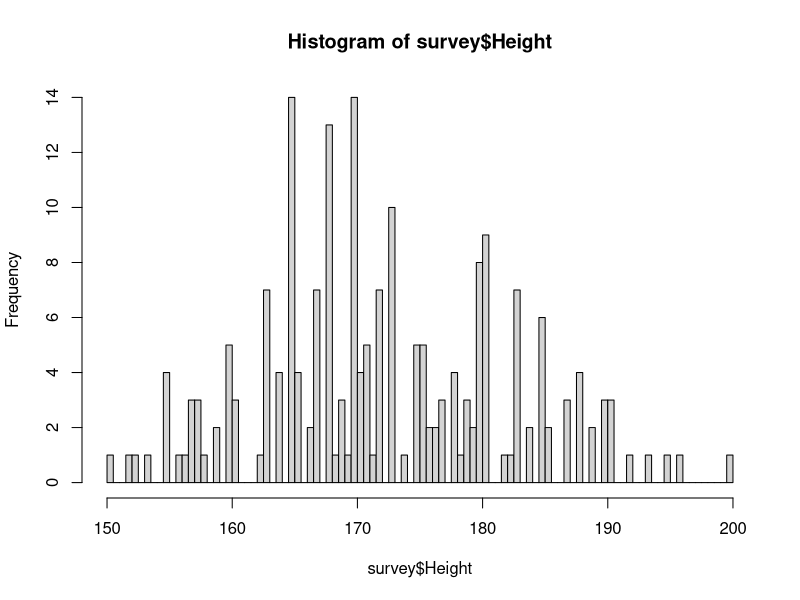
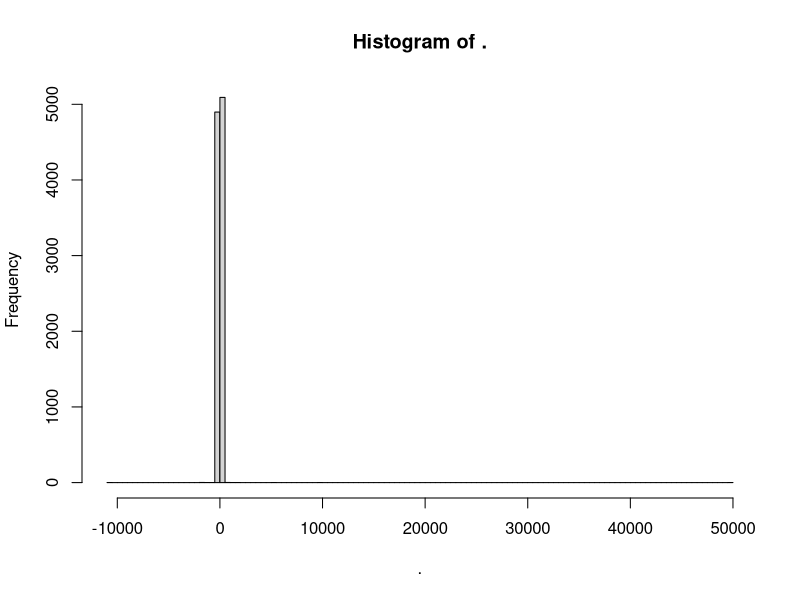
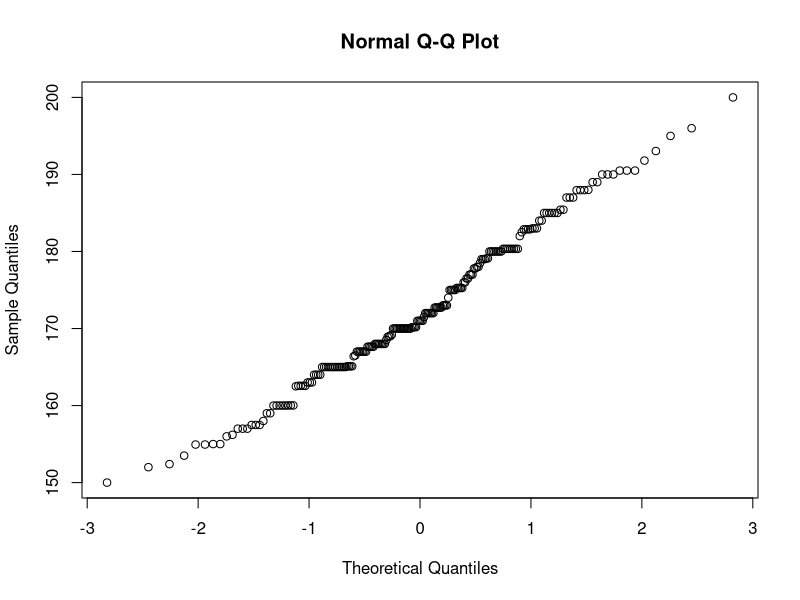
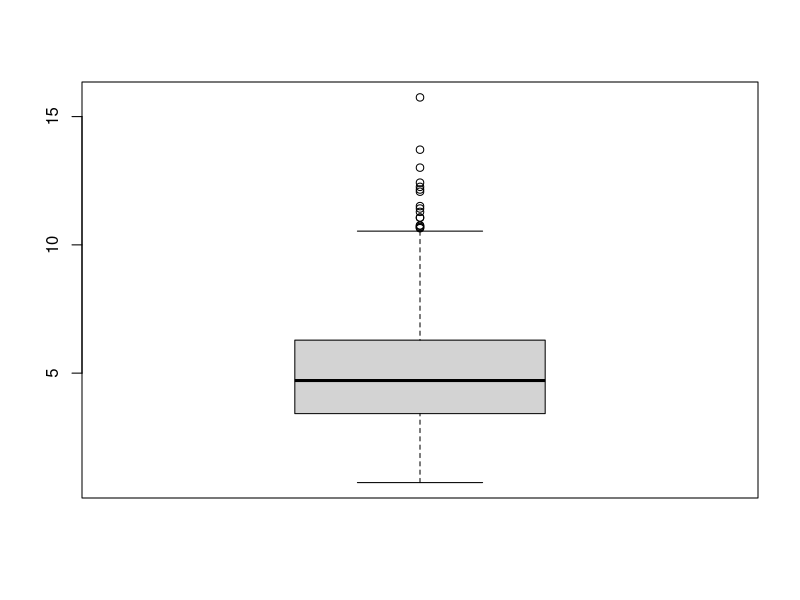
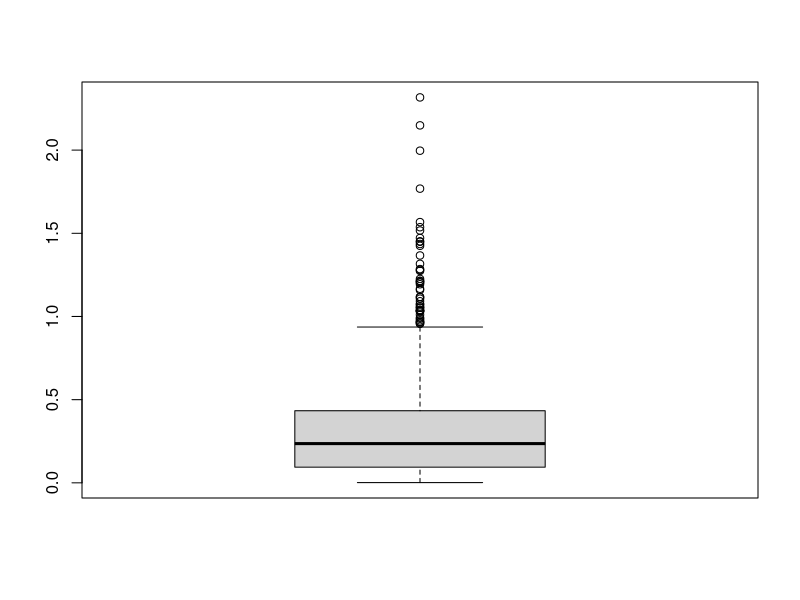
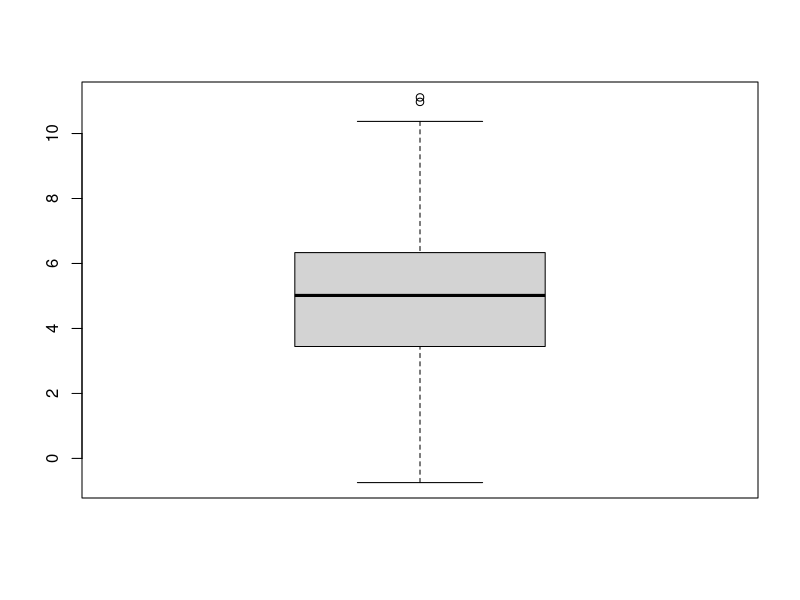
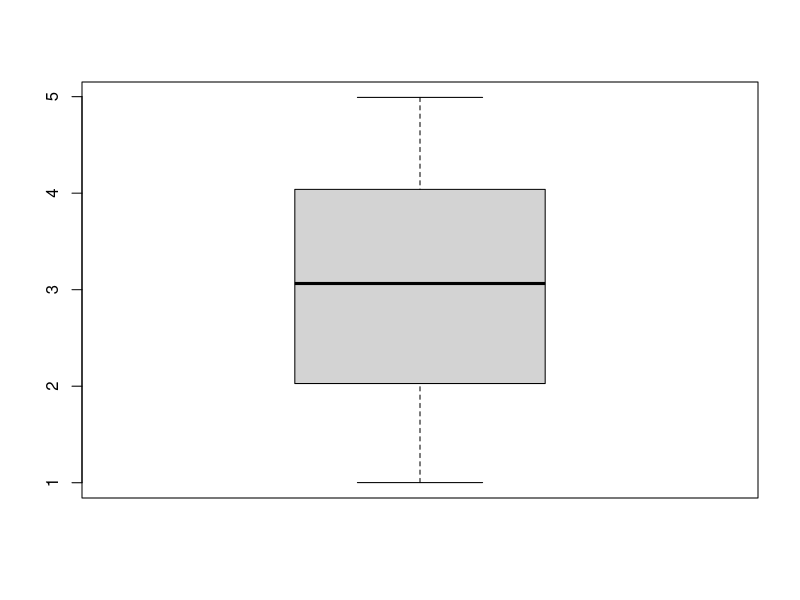
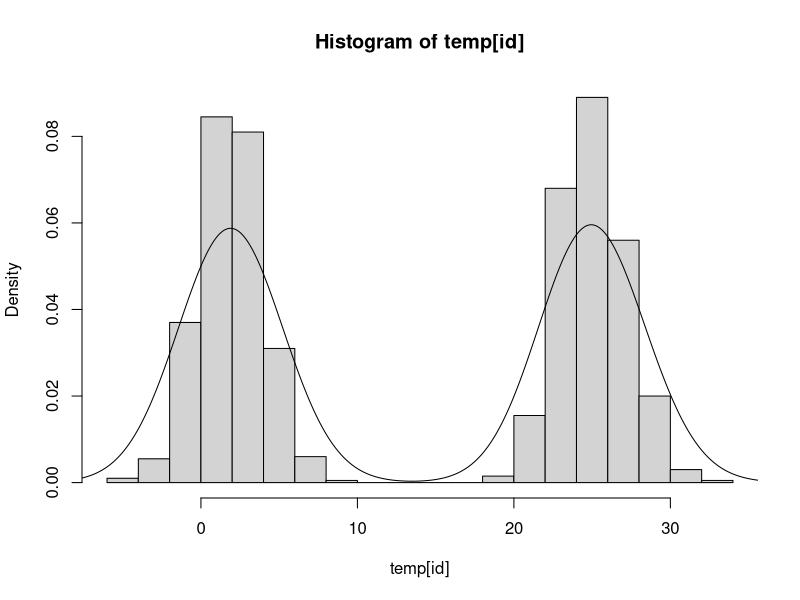

Write the R code that produced these figures, in order.
install.packages("tidyverse")

library(MASS)
library(magrittr)
library(dplyr)

#когато работим с непресъснати случайни величини ни се налага да ползваме хистограма
#понеже при непрекъснатите величини се приемат стойности върху реалната права и може
#те да са всякакви. При хистограма стойностите са интервали и се показва тяхната честота

hist(survey$Height, breaks = 100)

rcauchy(10000) %>% hist(breaks = 100)

# qqnorm() се използва да видим дали нещо е нормално разпределено
# нормално разпределено е когато графиката е права линия

#свойства на нормално разпределение
#1.Симетрична графика
#2.Няма тежка опашка
qqnorm(survey$Height)


#1зад.Генерирайте 100 случайни наблюдения на X. Постройте боксплот и хистограма,
#добавете емпирична и теоритична плътност, ако

# а) Х е нормално разпределенео (5,2) първото число е средната стойност, второто е станд отклонение
# б) експоденциално 
# в) нормално
# г) равномерно

N <- 1000

# a)
rgamma(N, 5, 1) %>% boxplot()

# b)
rexp(N, rate = 3) %>% boxplot()

# v)
rnorm(N, mean = 5, sd = 2) %>% boxplot()

# g)
runif(N, min = 1, max = 5) %>% boxplot()

# d) смесено разпределение

# tepm ни е таблица със стойностите от двете разпределения, тя има две колони

#това ни отговаря за номера на колоната, съотв първо и второ разпределение
idx <- sample(1:2, N, replace = TRUE)


temp <- cbind(rnorm(N, 2, 2), rnorm(N, 25, 2))

#това са индексите на всички стойности от двете разпределения
id <- cbind(1:N, idx)

hist(temp[id], probability = T, breaks = 20)
lines(density(temp[id]))

#2зад

#n - брой сл. в
#k - брой стойности, които ни дава всяко разпределение
# fn - distribution function and ... is her arguments

xsim <- function(n, k, fn, ...){
  
  #вектор пълен с нули. В него се събират стойностите поиндексно на всяко разпределение
  s <- rep(0, k)
  for (i in 1:n) {
    s <- s + fn(k, ... )
  }
  #връща се вектор със сумата поиндексно на всички разпределения
  s
}

xsim(100, 100, rexp) %>% hist()


#това ни показва граничната теор - т.е при сумиране на независими еднакво разпр сл.в
#че се получава нормално разпределение
